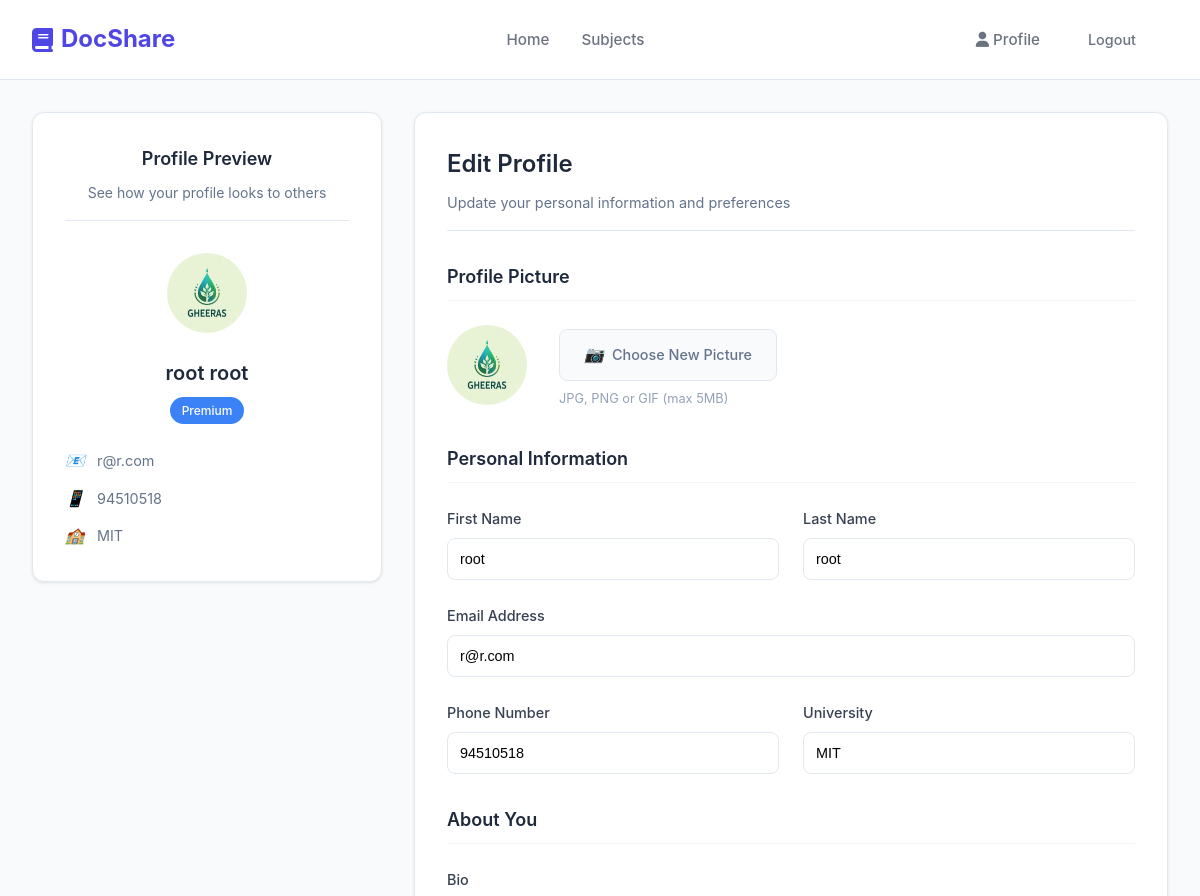
Page /profile/edit/ (signed in, upper part) on the earlier database version.
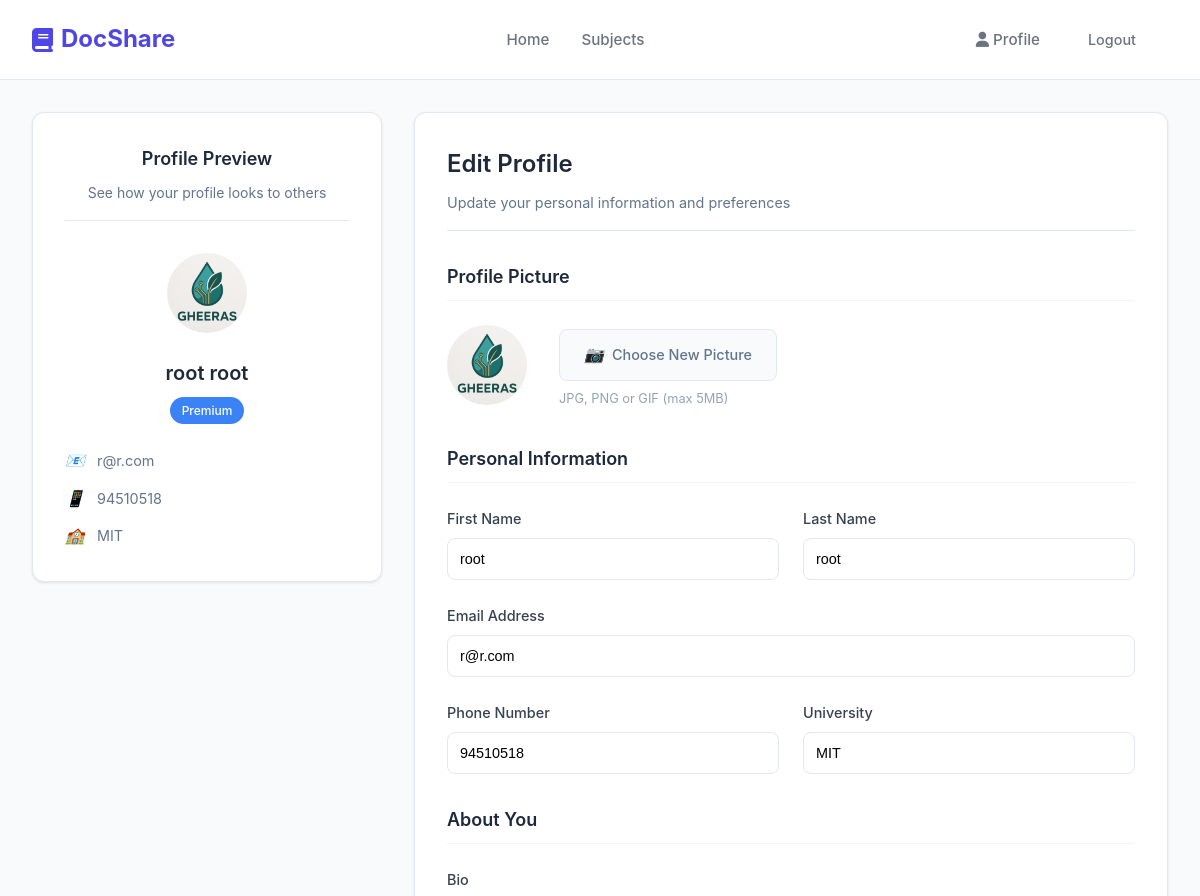
Same page on the later database version.
### accounts/models.py (models this page shows, shortened)
class CustomUser(AbstractUser):
    username = None  # Remove username field
    email = models.EmailField('email address', unique=True)
    phone_number = models.CharField(max_length=20)
    profile_picture = models.ImageField(upload_to='profile_pics/', blank=True, null=True)
    is_premium = models.BooleanField(default=False)
    USERNAME_FIELD = 'email'
    REQUIRED_FIELDS = ['first_name', 'last_name', 'phone_number']
    objects = CustomUserManager()

### accounts/views.py (the view, shortened to what this page needs)
# urls.py: path('profile/edit/', edit_profile_view, name='edit_profile'),
@login_required
def edit_profile_view(request):
    user = request.user
    return render(request, 'accounts/edit_profile.html')

### accounts/templates/accounts/edit_profile.html (shortened to what the changed rows need)
{% extends "accounts/base.html" %}
{% load static %}
{% block content %}
<div class="edit-profile-layout">
    <div class="profile-preview">
        <div class="preview-card">
            <div class="current-profile">
                <div class="profile-avatar">
                    {% if user.profile_picture %}
                        <img src="{{ user.profile_picture.url }}" alt="Profile picture" class="avatar-image" id="preview-avatar">
                    {% else %}
                        <div class="avatar-placeholder" id="preview-avatar">
                            {{ user.first_name|first|upper }}{{ user.last_name|first|upper }}
                        </div>
                    {% endif %}
                </div>
                <h4 class="preview-name" id="preview-name">{{ user.first_name }} {{ user.last_name }}</h4>
                {% if user.is_premium %}
                    <span class="premium-badge">Premium</span>
                {% endif %}
                <div class="preview-details">
                    <div class="detail-item">
                        <i class="icon">📧</i>
                        <span id="preview-email">{{ user.email }}</span>
                    </div>
                    <div class="detail-item">
                        <i class="icon">📱</i>
                        <span id="preview-phone">{{ user.phone_number|default:"Not provided" }}</span>
                    </div>
                    <div class="detail-item">
                    </div>
                </div>
            </div>
        </div>
    </div>
    <div class="edit-form-container">
        <div class="form-header">
            <h2>Edit Profile</h2>
        </div>
        <form method="post" enctype="multipart/form-data" class="edit-form">
            <div class="form-section">
                <div class="picture-upload">
                    <div class="current-picture">
                        {% if user.profile_picture %}
                            <img src="{{ user.profile_picture.url }}" alt="Current profile picture" class="current-avatar">
                        {% else %}
                            <div class="current-avatar-placeholder">
                                {{ user.first_name|first|upper }}{{ user.last_name|first|upper }}
                            </div>
                        {% endif %}
                    </div>
                </div>
            </div>
            <div class="form-section">
                <div class="form-grid">
                    <div class="form-group">
                        <label for="first_name">First Name</label>
                        <input type="text" id="first_name" name="first_name" value="{{ user.first_name }}" required>
                    </div>
                    <div class="form-group">
                        <label for="last_name">Last Name</label>
                        <input type="text" id="last_name" name="last_name" value="{{ user.last_name }}" required>
                    </div>
                    <div class="form-group full-width">
                        <label for="email">Email Address</label>
                        <input type="email" id="email" name="email" value="{{ user.email }}" required>
                    </div>
                    <div class="form-group">
                        <label for="phone_number">Phone Number</label>
                        <input type="tel" id="phone_number" name="phone_number" value="{{ user.phone_number|default:'' }}">
                    </div>
                </div>
            </div>
        </form>
    </div>
</div>
{% endblock %}

Differences in the rows shown:
changed CustomUser "root": profile_picture: a different picture
